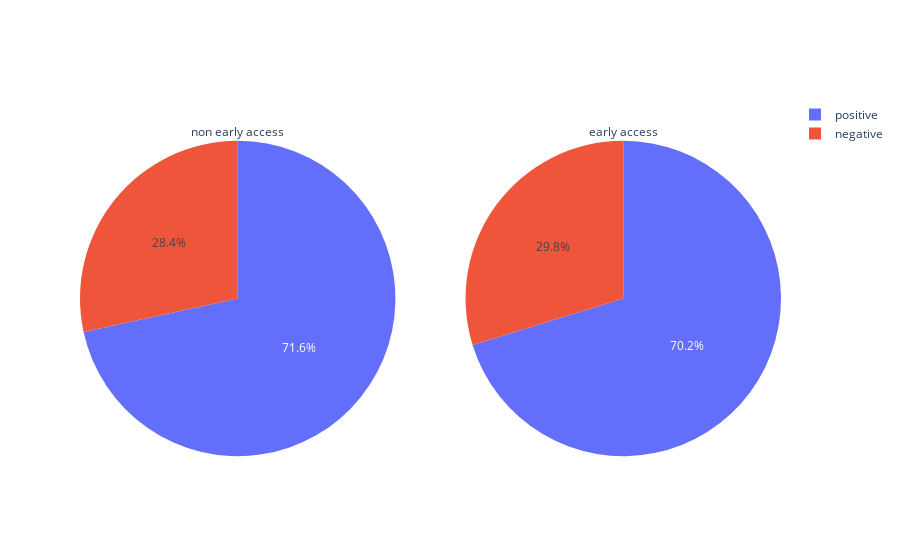

Notebook code for this chart:
### Code cell
fig = make_subplots(rows=1, cols=2,
                    specs=[[{"type": "pie"}, {"type": "pie"},]])

fig.add_trace(go.Pie(labels=labels, values=values,
              title='non early access'), row=1, col=1)
fig.add_trace(go.Pie(labels=labels, values=values2,
              title='early access'), row=1, col=2)


fig.show()

### Figure 1 — Plotly figure (JSON) as saved in the notebook; plotly's stock layout.template omitted (floating-point values rounded to 4 significant figures)
{"data": [{"domain": {"x": [0, 0.45], "y": [0, 1]}, "labels": ["positive", "negative"], "title": {"text": "non early access"}, "type": "pie", "values": [0.716, 0.284]}, {"domain": {"x": [0.55, 1], "y": [0, 1]}, "labels": ["positive", "negative"], "title": {"text": "early access"}, "type": "pie", "values": [0.7024, 0.2976]}], "layout": {}}
